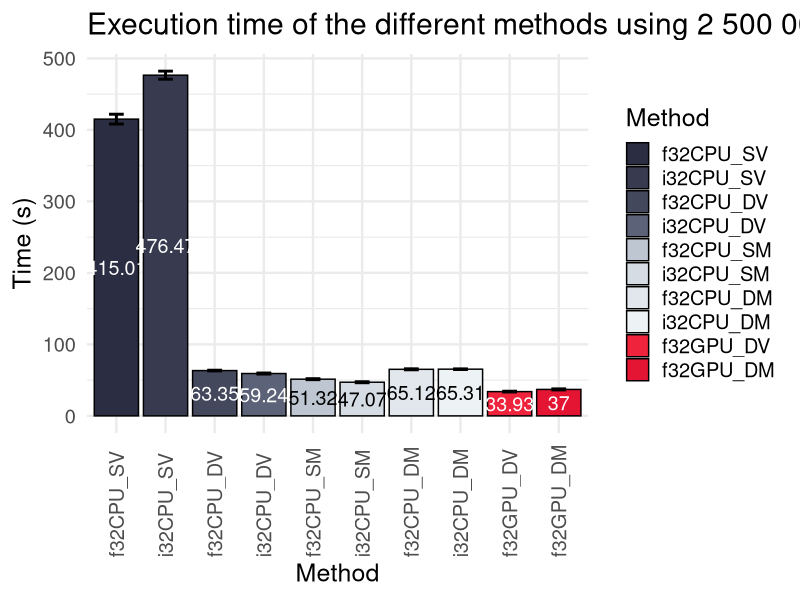

The R script that drew this image:
library(tidyverse)
library(readxl)

data <- read_xlsx("benchmark_hpc_2500000.xlsx")

data <- data[-11,]

data$Method <- factor(data$Method, levels = c("f32CPU_SV",
                                              "i32CPU_SV",
                                              "f32CPU_DV",
                                              "i32CPU_DV",
                                              "f32CPU_SM",
                                              "i32CPU_SM",
                                              "f32CPU_DM",
                                              "i32CPU_DM",
                                              "f32GPU_DV",
                                              "f32GPU_DM",
                                              "f32GPU_SM"))

std9_palette = c("#2B2D42", "#5C6378", "#8D99AE",
                 "#BDC6D1", "#EDF2F4", "#EE8B98",
                 "#EF233C", "#E41433", "#D90429")

grp9_palette = c("#2B2D42", "#5C6378", "#757E93",
                 "#A5B0C0", "#BDC6D1", "#EDF2F4",
                 "#EF233C", "#E41433", "#D90429")

nge9_palette = c("#E8D5D3", "#CDC1C4", "#B2ADB4", 
                 "#C06B6E", "#CE2928", "#B62626", 
                 "#9E2224", "#6A2123", "#362022")

grp11_palette = c("#2B2D42", "#383B50", "#44485D", "#5C6378",
                  "#BDC6D1", "#D5DCE3", "#E1E7EC", "#EDF2F4",
                  "#EF233C", "#E41433", "#D90429")

grp10_palette = c("#2B2D42", "#383B50", "#44485D", "#5C6378",
                  "#BDC6D1", "#D5DCE3", "#E1E7EC", "#EDF2F4",
                  "#EF233C", "#E41433")

text_col <- c(rep("white", 4), rep("black", 4), rep("white", 2))

# export as 1200 x 800

ggplot(data, aes(x = Method, y = Mean, fill = Method)) +
  geom_bar(stat="identity", color = "black") +
  geom_errorbar(aes(x = Method, ymin = Mean-SD, ymax = Mean+SD), colour = "black", width = 0.3, linewidth = 1.0) +
  scale_fill_manual(values = grp10_palette) +
  ggtitle("Execution time of the different methods using 2 500 000 simulated candidates.") +
  xlab("Method") +
  ylab("Time (s)") +
  geom_text(aes(label=round(Mean, 2)), size = 5.0, color = text_col, position = position_stack(vjust = 0.5)) +
  theme_minimal(base_size = 18) +
  theme(axis.text.x = element_text(angle = 90, hjust = 0, vjust = 0.5))
